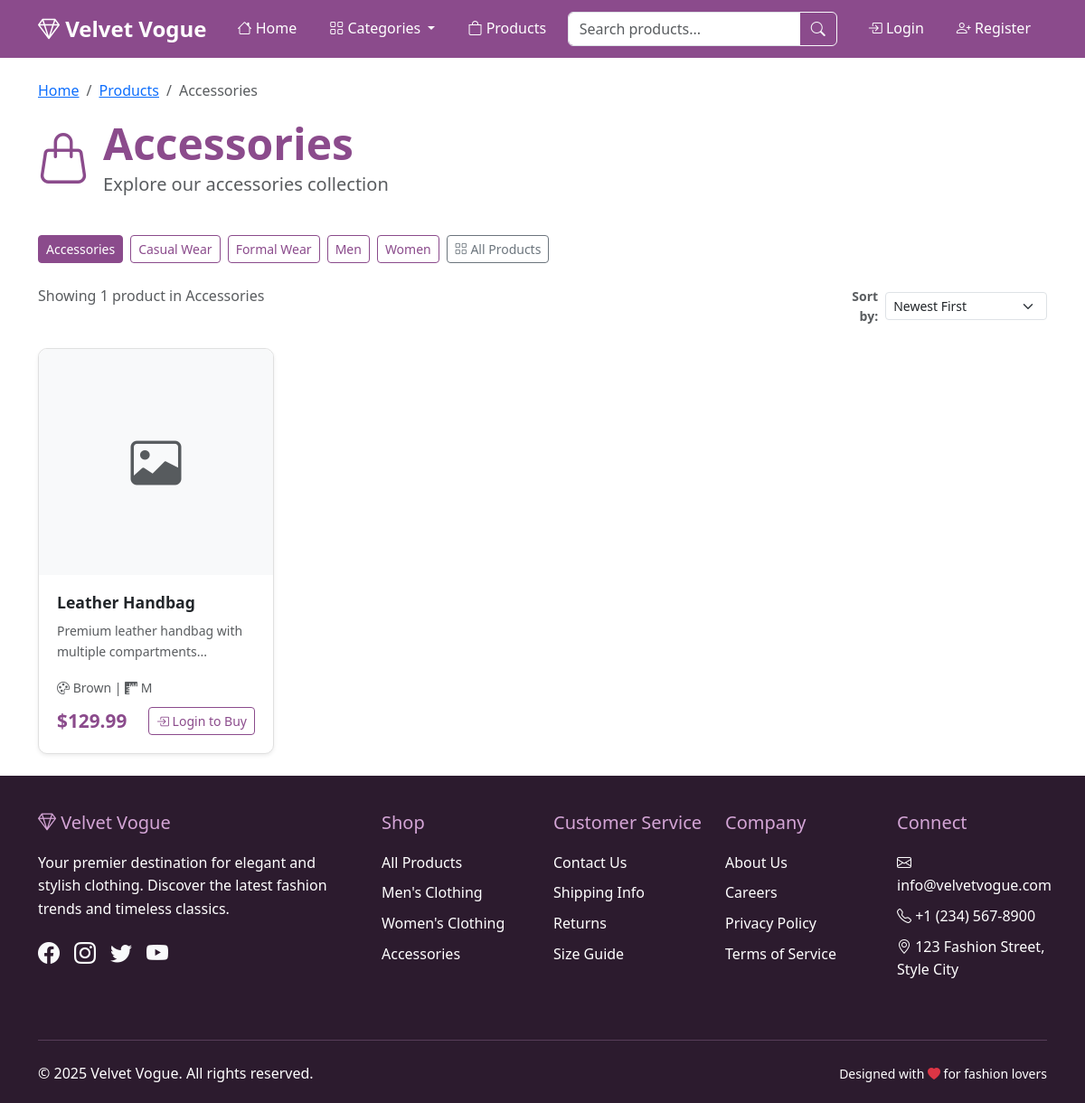
The app's page /category.php?id=5 with its own data.
### tables this page shows
CREATE TABLE categories (
    category_id INT AUTO_INCREMENT PRIMARY KEY,
    category_name VARCHAR(100) NOT NULL UNIQUE
);

CREATE TABLE products (
    product_id INT AUTO_INCREMENT PRIMARY KEY,
    category_id INT NOT NULL,
    product_name VARCHAR(200) NOT NULL,
    description TEXT,
    price DECIMAL(10, 2) NOT NULL,
    size ENUM('XS', 'S', 'M', 'L', 'XL', 'XXL') DEFAULT 'M',
    color VARCHAR(50),
    image_path VARCHAR(255),
    stock_quantity INT DEFAULT 0,
    created_at TIMESTAMP DEFAULT CURRENT_TIMESTAMP,
    FOREIGN KEY (category_id) REFERENCES categories(category_id) ON DELETE CASCADE
);

### includes/products.php (called while the page is built, shortened)
<?php
function getProductsByCategory($category_id)
{
    try {
        $pdo = getDatabaseConnection();
        $stmt = $pdo->prepare("SELECT p.*, c.category_name
                              FROM products p
                              JOIN categories c ON p.category_id = c.category_id
                              WHERE p.category_id = ?
                              ORDER BY p.created_at DESC");
        $stmt->execute([$category_id]);
        return $stmt->fetchAll();
    } catch (PDOException $e) {
        error_log("Error fetching products by category: " . $e->getMessage());
        return [];
    }
}
function getAllCategories()
{
    try {
        $pdo = getDatabaseConnection();
        $stmt = $pdo->query("SELECT * FROM categories ORDER BY category_name");
        return $stmt->fetchAll();
    } catch (PDOException $e) {
        error_log("Error fetching categories: " . $e->getMessage());
        return [];
    }
}

### includes/auth.php (called while the page is built, shortened)
<?php
function isLoggedIn() {
    return isset($_SESSION['logged_in']) && $_SESSION['logged_in'] === true;
}
?>

### category.php (the view, shortened to what this page needs)
<?php
require_once 'includes/products.php';
$category_id = $_GET['id'] ?? '';
$categories = getAllCategories();
$current_category = null;
foreach ($categories as $category) {
    if ($category['category_id'] == $category_id) {
        $current_category = $category;
        break;
    }
}
require_once 'includes/header.php';
$products = getProductsByCategory($category_id);
$sort_by = $_GET['sort_by'] ?? 'newest';
switch ($sort_by) {
    case 'newest':
    default:
        usort($products, function($a, $b) { return strtotime($b['created_at']) <=> strtotime($a['created_at']); });
        break;
}
?>
<div class="container py-4">
    <div class="row mb-4">
        <div class="col-12">
            <nav aria-label="breadcrumb">
                <ol class="breadcrumb">
                    <li class="breadcrumb-item"><a href="index.php">Home</a></li>
                    <li class="breadcrumb-item"><a href="products.php">Products</a></li>
                    <li class="breadcrumb-item active"><?php echo htmlspecialchars($current_category['category_name']); ?></li>
                </ol>
            </nav>
            <div class="d-flex align-items-center mb-3">
                <div class="category-icon me-3">
                    <?php
                    $iconClass = 'bi-bag';
                    switch (strtolower($current_category['category_name'])) {
                        case 'accessories':
                            $iconClass = 'bi-handbag';
                            break;
                    }
                    ?>
                    <i class="<?php echo $iconClass; ?> display-4 text-primary-custom"></i>
                </div>
                <div>
                    <h1 class="display-5 fw-bold text-primary-custom mb-0">
                        <?php echo htmlspecialchars($current_category['category_name']); ?>
                    </h1>
                    <p class="lead text-muted mb-0">
                        Explore our <?php echo strtolower($current_category['category_name']); ?> collection
                    </p>
                </div>
            </div>
        </div>
    </div>
    <div class="row mb-4">
        <div class="col-12">
            <div class="d-flex flex-wrap gap-2">
                <?php foreach ($categories as $category): ?>
                    <a href="category.php?id=<?php echo $category['category_id']; ?>"
                       class="btn <?php echo $category['category_id'] == $category_id ? 'btn-primary-custom' : 'btn-outline-primary-custom'; ?> btn-sm">
                        <?php echo htmlspecialchars($category['category_name']); ?>
                    </a>
                <?php endforeach; ?>
                <a href="products.php" class="btn btn-outline-secondary btn-sm">
                    <i class="bi bi-grid"></i> All Products
                </a>
            </div>
        </div>
    </div>
    <div class="row mb-4">
        <div class="col-md-6">
            <span class="text-muted">
                Showing <?php echo count($products); ?> product<?php echo count($products) !== 1 ? 's' : ''; ?>
                in <?php echo htmlspecialchars($current_category['category_name']); ?>
            </span>
        </div>
        <div class="col-md-6 text-md-end">
            <form method="GET" class="d-inline-flex align-items-center gap-2">
                <label for="sort_by" class="form-label mb-0 text-muted small">Sort by:</label>
                <select class="form-select form-select-sm" name="sort_by" id="sort_by" onchange="this.form.submit()">
                    <option value="newest" <?php echo $sort_by === 'newest' ? 'selected' : ''; ?>>
                        Newest First
                    </option>
                </select>
            </form>
        </div>
    </div>
    <?php if (!empty($products)): ?>
        <div class="row g-4">
            <?php foreach ($products as $product): ?>
                <div class="col-lg-3 col-md-6">
                    <div class="product-card card h-100 shadow-sm">
                        <div class="position-relative">
                            <?php if ($product['image_path'] && file_exists('uploads/' . $product['image_path'])): ?>
                                <img src="uploads/<?php echo htmlspecialchars($product['image_path']); ?>"
                                     class="product-image card-img-top"
                                     alt="<?php echo htmlspecialchars($product['product_name']); ?>">
                            <?php else: ?>
                                <div class="product-image card-img-top d-flex align-items-center justify-content-center bg-light">
                                    <i class="bi bi-image display-4 text-muted"></i>
                                </div>
                            <?php endif; ?>
                        </div>
                        <div class="product-card-body card-body d-flex flex-column">
                            <h5 class="product-title card-title">
                                <a href="product-detail.php?id=<?php echo $product['product_id']; ?>"
                                   class="text-decoration-none text-dark">
                                    <?php echo htmlspecialchars($product['product_name']); ?>
                                </a>
                            </h5>
                            <p class="card-text text-muted small flex-grow-1">
                                <?php echo htmlspecialchars(substr($product['description'], 0, 100)) . '...'; ?>
                            </p>
                            <div class="product-details mb-2">
                                <small class="text-muted">
                                    <i class="bi bi-palette"></i> <?php echo htmlspecialchars($product['color']); ?> |
                                    <i class="bi bi-rulers"></i> <?php echo htmlspecialchars($product['size']); ?>
                                </small>
                            </div>
                            <div class="d-flex justify-content-between align-items-center mt-auto">
                                <div class="product-price h5 mb-0 text-primary-custom fw-bold">
                                    $<?php echo number_format($product['price'], 2); ?>
                                </div>
                                <?php if ($product['stock_quantity'] > 0): ?>
                                    <?php if (isLoggedIn()): ?>
                                        <button class="btn btn-primary-custom btn-sm add-to-cart-btn"
                                                data-product-id="<?php echo $product['product_id']; ?>">
                                            <i class="bi bi-cart-plus"></i> Add to Cart
                                        </button>
                                    <?php else: ?>
                                        <a href="login.php" class="btn btn-outline-primary-custom btn-sm">
                                            <i class="bi bi-box-arrow-in-right"></i> Login to Buy
                                        </a>
                                    <?php endif; ?>
                                <?php else: ?>
                                    <button class="btn btn-secondary btn-sm" disabled>
                                        <i class="bi bi-x-circle"></i> Out of Stock
                                    </button>
                                <?php endif; ?>
                            </div>
                        </div>
                    </div>
                </div>
            <?php endforeach; ?>
        </div>
    <?php endif; ?>
</div>
<?php require_once 'includes/footer.php'; ?>

### css/style.css (style rules this page uses)
:root { --primary-color: #8B4B8C; --secondary-color: #D4A5D6; --accent-color: #F8E8F9; --dark-color: #2C1B2E; --light-color: #FFFFFF; --text-color: #333333; --border-color: #E0E0E0; --success-color: #28a745; --danger-color: #dc3545; --warning-color: #ffc107; }
body { font-family: 'Segoe UI', Tahoma, Geneva, Verdana, sans-serif; color: var(--text-color); line-height: 1.6; }
.text-primary-custom { color: var(--primary-color) !important; }
.btn-primary-custom { background-color: var(--primary-color); border-color: var(--primary-color); color: var(--light-color); }
.btn-outline-primary-custom { color: var(--primary-color); border-color: var(--primary-color); }
.product-card { border: 1px solid var(--border-color); border-radius: 10px; overflow: hidden; transition: transform 0.3s ease, box-shadow 0.3s ease; height: 100%; }
.product-image { width: 100%; height: 250px; object-fit: cover; background-color: var(--accent-color); }
.product-card-body { padding: 20px; }
.product-title { font-size: 1.1rem; font-weight: 600; margin-bottom: 10px; color: var(--text-color); }
.product-price { font-size: 1.3rem; font-weight: bold; color: var(--primary-color); margin-bottom: 15px; }
.form-label { font-weight: 600; color: var(--text-color); }

### records on screen
categories: category_name "Accessories", category_name "accessories"
categories: category_name "Casual Wear"
categories: category_name "Formal Wear"
categories: category_name "Men"
categories: category_name "Women"
products: product_name "Leather Handbag", description "Premium leather handbag with multiple compartments", color "Brown", size "M", price "129.99", stock_quantity "Login to Buy"

### other values on screen
count($products) "1"
